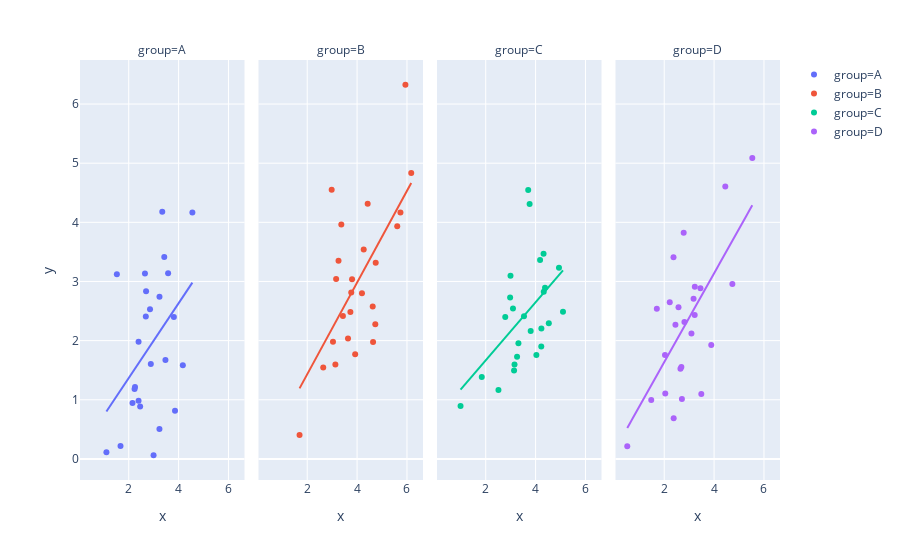

This figure's notebook cell:
### Markdown cell above
## Scatterplot

### Code cell
plotly.express.scatter(data1, x = "x", y = "y", color = "group", trendline = "ols", facet_col = "group")

### Figure 1 — Plotly figure (JSON) as saved in the notebook; plotly's stock layout.template omitted (floating-point values rounded to 4 significant figures)
{"data": [{"hoverlabel": {"namelength": 0}, "hovertemplate": "group=A<br>x=%{x}<br>y=%{y}", "legendgroup": "group=A", "marker": {"color": "#636efa", "symbol": "circle"}, "mode": "markers", "name": "group=A", "showlegend": true, "type": "scatter", "x": [2.234, 3.234, 2.152, 3.857, 3.58, 2.459, 3.426, 3.81, 2.395, 1.524, 2.652, 4.552, 2.687, 3.232, 4.171, 1.672, 2.697, 3.345, 3.473, 2.395, 2.997, 1.106, 2.854, 2.886, 2.252], "xaxis": "x", "y": [1.182, 2.743, 0.9445, 0.8131, 3.138, 0.8868, 3.416, 2.4, 1.98, 3.12, 3.135, 4.166, 2.406, 0.5052, 1.585, 0.2178, 2.835, 4.178, 1.673, 0.9816, 0.06166, 0.1133, 2.532, 1.605, 1.214], "yaxis": "y"}, {"hoverlabel": {"namelength": 0}, "hovertemplate": "<b>OLS trendline</b><br>y = 0.632516 * x + 0.100658<br>R<sup>2</sup>=0.181838<br><br>group=A<br>x=%{x}<br>y=%{y} <b>(trend)</b>", "legendgroup": "group=A", "marker": {"color": "#636efa", "symbol": "circle"}, "mode": "lines", "name": "group=A", "showlegend": false, "type": "scatter", "x": [1.106, 1.524, 1.672, 2.152, 2.234, 2.252, 2.395, 2.395, 2.459, 2.652, 2.687, 2.697, 2.854, 2.886, 2.997, 3.232, 3.234, 3.345, 3.426, 3.473, 3.58, 3.81, 3.857, 4.171, 4.552], "xaxis": "x", "y": [0.8003, 1.065, 1.158, 1.462, 1.514, 1.525, 1.615, 1.616, 1.656, 1.778, 1.8, 1.806, 1.906, 1.926, 1.996, 2.145, 2.146, 2.217, 2.268, 2.297, 2.365, 2.511, 2.54, 2.739, 2.98], "yaxis": "y"}, {"hoverlabel": {"namelength": 0}, "hovertemplate": "group=B<br>x=%{x}<br>y=%{y}", "legendgroup": "group=B", "marker": {"color": "#EF553B", "symbol": "circle"}, "mode": "markers", "name": "group=B", "showlegend": true, "type": "scatter", "x": [3.766, 3.636, 4.425, 4.64, 3.368, 3.923, 3.034, 4.73, 5.738, 3.13, 5.938, 3.432, 2.642, 3.799, 4.195, 4.627, 1.693, 3.16, 4.747, 3.732, 5.61, 3.256, 4.266, 2.981, 6.171], "xaxis": "x2", "y": [2.813, 2.036, 4.314, 1.978, 3.962, 1.771, 1.98, 2.275, 4.167, 1.597, 6.327, 2.415, 1.544, 3.037, 2.799, 2.578, 0.4026, 3.042, 3.316, 2.482, 3.933, 3.349, 3.541, 4.553, 4.836], "yaxis": "y2"}, {"hoverlabel": {"namelength": 0}, "hovertemplate": "<b>OLS trendline</b><br>y = 0.775766 * x + -0.120919<br>R<sup>2</sup>=0.438743<br><br>group=B<br>x=%{x}<br>y=%{y} <b>(trend)</b>", "legendgroup": "group=B", "marker": {"color": "#EF553B", "symbol": "circle"}, "mode": "lines", "name": "group=B", "showlegend": false, "type": "scatter", "x": [1.693, 2.642, 2.981, 3.034, 3.13, 3.16, 3.256, 3.368, 3.432, 3.636, 3.732, 3.766, 3.799, 3.923, 4.195, 4.266, 4.425, 4.627, 4.64, 4.73, 4.747, 5.61, 5.738, 5.938, 6.171], "xaxis": "x2", "y": [1.192, 1.929, 2.192, 2.232, 2.307, 2.33, 2.405, 2.492, 2.541, 2.7, 2.774, 2.801, 2.826, 2.922, 3.134, 3.188, 3.312, 3.468, 3.479, 3.549, 3.561, 4.231, 4.331, 4.485, 4.666], "yaxis": "y2"}, {"hoverlabel": {"namelength": 0}, "hovertemplate": "group=C<br>x=%{x}<br>y=%{y}", "legendgroup": "group=C", "marker": {"color": "#00cc96", "symbol": "circle"}, "mode": "markers", "name": "group=C", "showlegend": true, "type": "scatter", "x": [2.979, 3.704, 3.312, 4.938, 3.093, 0.991, 3.534, 2.511, 3.156, 4.032, 2.784, 4.53, 3.803, 4.32, 4.229, 3.258, 4.232, 4.379, 3.76, 2.994, 1.842, 3.137, 5.099, 4.327, 4.18], "xaxis": "x3", "y": [2.73, 4.547, 1.954, 3.231, 2.542, 0.896, 2.412, 1.166, 1.597, 1.759, 2.398, 2.292, 2.165, 3.47, 1.901, 1.726, 2.205, 2.894, 4.312, 3.096, 1.385, 1.495, 2.487, 2.828, 3.363], "yaxis": "y3"}, {"hoverlabel": {"namelength": 0}, "hovertemplate": "<b>OLS trendline</b><br>y = 0.490925 * x + 0.683880<br>R<sup>2</sup>=0.259925<br><br>group=C<br>x=%{x}<br>y=%{y} <b>(trend)</b>", "legendgroup": "group=C", "marker": {"color": "#00cc96", "symbol": "circle"}, "mode": "lines", "name": "group=C", "showlegend": false, "type": "scatter", "x": [0.991, 1.842, 2.511, 2.784, 2.979, 2.994, 3.093, 3.137, 3.156, 3.258, 3.312, 3.534, 3.704, 3.76, 3.803, 4.032, 4.18, 4.229, 4.232, 4.32, 4.327, 4.379, 4.53, 4.938, 5.099], "xaxis": "x3", "y": [1.17, 1.588, 1.917, 2.051, 2.146, 2.154, 2.202, 2.224, 2.233, 2.283, 2.31, 2.419, 2.502, 2.53, 2.551, 2.663, 2.736, 2.76, 2.762, 2.805, 2.808, 2.833, 2.908, 3.108, 3.187], "yaxis": "y3"}, {"hoverlabel": {"namelength": 0}, "hovertemplate": "group=D<br>x=%{x}<br>y=%{y}", "legendgroup": "group=D", "marker": {"color": "#ab63fa", "symbol": "circle"}, "mode": "markers", "name": "group=D", "showlegend": true, "type": "scatter", "x": [2.45, 2.573, 3.227, 3.093, 4.449, 1.48, 3.886, 3.222, 2.781, 5.532, 2.031, 3.454, 2.81, 2.38, 1.704, 2.71, 2.373, 3.177, 2.652, 4.733, 3.487, 2.688, 2.043, 2.222, 0.519], "xaxis": "x4", "y": [2.27, 2.563, 2.911, 2.12, 4.607, 0.9961, 1.927, 2.432, 3.823, 5.09, 1.757, 2.885, 2.316, 0.6882, 2.538, 1.013, 3.408, 2.709, 1.523, 2.958, 1.099, 1.556, 1.105, 2.651, 0.2129], "yaxis": "y4"}, {"hoverlabel": {"namelength": 0}, "hovertemplate": "<b>OLS trendline</b><br>y = 0.751890 * x + 0.130675<br>R<sup>2</sup>=0.456830<br><br>group=D<br>x=%{x}<br>y=%{y} <b>(trend)</b>", "legendgroup": "group=D", "marker": {"color": "#ab63fa", "symbol": "circle"}, "mode": "lines", "name": "group=D", "showlegend": false, "type": "scatter", "x": [0.519, 1.48, 1.704, 2.031, 2.043, 2.222, 2.373, 2.38, 2.45, 2.573, 2.652, 2.688, 2.71, 2.781, 2.81, 3.093, 3.177, 3.222, 3.227, 3.454, 3.487, 3.886, 4.449, 4.733, 5.532], "xaxis": "x4", "y": [0.5209, 1.243, 1.412, 1.658, 1.667, 1.802, 1.915, 1.92, 1.973, 2.065, 2.125, 2.151, 2.168, 2.222, 2.244, 2.456, 2.52, 2.553, 2.557, 2.727, 2.753, 3.053, 3.476, 3.689, 4.29], "yaxis": "y4"}], "layout": {"annotations": [{"font": {}, "showarrow": false, "text": "group=A", "x": 0.1175, "xanchor": "center", "xref": "paper", "y": 1, "yanchor": "bottom", "yref": "paper"}, {"font": {}, "showarrow": false, "text": "group=B", "x": 0.3725, "xanchor": "center", "xref": "paper", "y": 1, "yanchor": "bottom", "yref": "paper"}, {"font": {}, "showarrow": false, "text": "group=C", "x": 0.6275, "xanchor": "center", "xref": "paper", "y": 1, "yanchor": "bottom", "yref": "paper"}, {"font": {}, "showarrow": false, "text": "group=D", "x": 0.8825, "xanchor": "center", "xref": "paper", "y": 1, "yanchor": "bottom", "yref": "paper"}], "legend": {"tracegroupgap": 0}, "margin": {"t": 60}, "xaxis": {"anchor": "y", "domain": [0, 0.235], "title": {"text": "x"}}, "xaxis2": {"anchor": "y2", "domain": [0.255, 0.49], "matches": "x", "title": {"text": "x"}}, "xaxis3": {"anchor": "y3", "domain": [0.51, 0.745], "matches": "x", "title": {"text": "x"}}, "xaxis4": {"anchor": "y4", "domain": [0.765, 1.0], "matches": "x", "title": {"text": "x"}}, "yaxis": {"anchor": "x", "domain": [0, 1], "title": {"text": "y"}}, "yaxis2": {"anchor": "x2", "domain": [0, 1], "matches": "y", "showticklabels": false}, "yaxis3": {"anchor": "x3", "domain": [0, 1], "matches": "y", "showticklabels": false}, "yaxis4": {"anchor": "x4", "domain": [0, 1], "matches": "y", "showticklabels": false}}}
